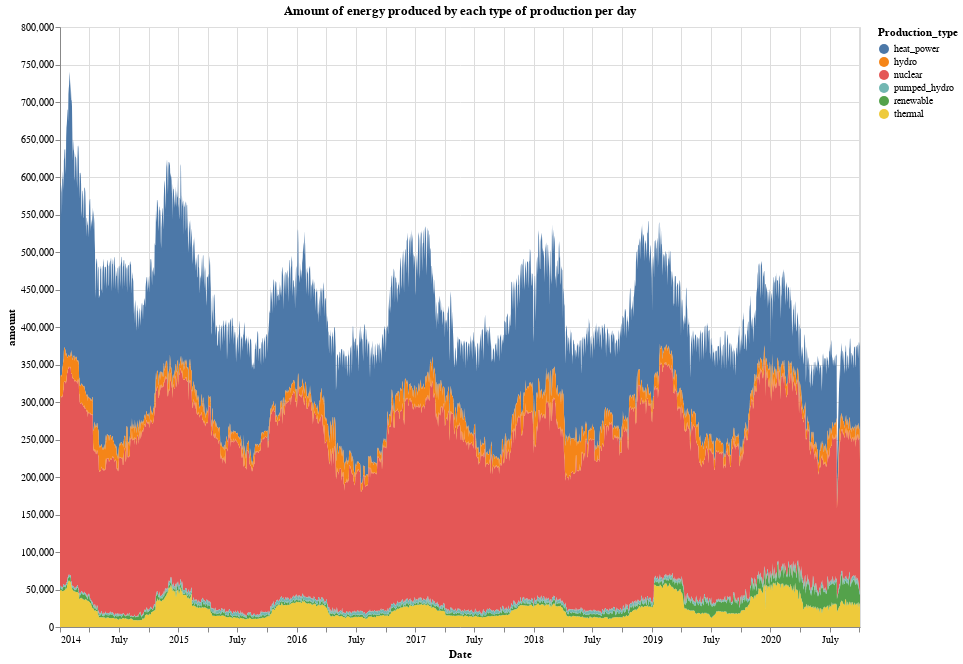

Write notebook code for a chart like this one.
### Code cell
alt.Chart(df, title='Amount of energy produced by each type of production per day').transform_fold(
    ['nuclear',
     'thermal',
     'renewable',
     'heat_power',
     'hydro', 
     'pumped_hydro'],
    as_ = ['Production_type', 'amount']
).mark_area().encode(
    alt.Y('amount:Q'),
    alt.X('Date:T'),
    alt.Color('Production_type:N'),
    tooltip = [alt.Tooltip('Date:T'), alt.Tooltip('nuclear:Q'), alt.Tooltip('thermal:Q'), alt.Tooltip('renewable:Q'), alt.Tooltip('heat_power:Q'), alt.Tooltip('hydro:Q'), alt.Tooltip('pumped_hydro:Q')]
).properties(width = 800, height = 600)

### Figure 1 — Vega-Lite specification as saved in the notebook (floating-point values rounded to 4 significant figures; data arrays with more than 128 entries replaced by an {"elided": "..."} marker saying what was removed)
{"config": {"view": {"continuousWidth": 400, "continuousHeight": 300}}, "data": {"name": "data-ef5c4e6cee22e0318c6905949df4b653"}, "mark": "area", "encoding": {"color": {"type": "nominal", "field": "Production_type"}, "tooltip": [{"type": "temporal", "field": "Date"}, {"type": "quantitative", "field": "nuclear"}, {"type": "quantitative", "field": "thermal"}, {"type": "quantitative", "field": "renewable"}, {"type": "quantitative", "field": "heat_power"}, {"type": "quantitative", "field": "hydro"}, {"type": "quantitative", "field": "pumped_hydro"}], "x": {"type": "temporal", "field": "Date"}, "y": {"type": "quantitative", "field": "amount"}}, "height": 600, "title": "Amount of energy produced by each type of production per day", "transform": [{"fold": ["nuclear", "thermal", "renewable", "heat_power", "hydro", "pumped_hydro"], "as": ["Production_type", "amount"]}], "width": 800, "$schema": "https://vega.github.io/schema/vega-lite/v4.8.1.json", "datasets": {"data-ef5c4e6cee22e0318c6905949df4b653": {"elided": "2461 records"}}}
